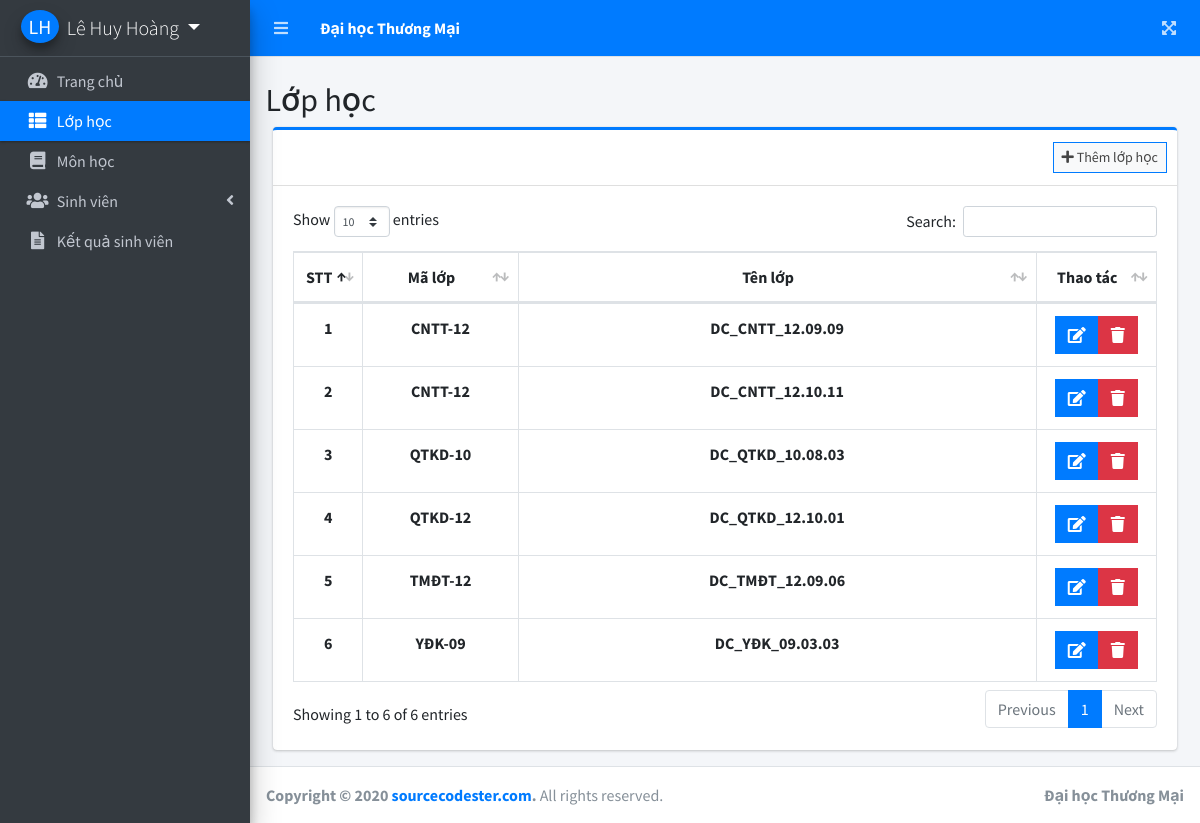
The app's page /index.php?page=classes (signed in) with its own data.
### tables this page shows
CREATE TABLE `classes` (
  `id` int(30) NOT NULL,
  `level` varchar(200) NOT NULL,
  `section` varchar(200) NOT NULL,
  `date_created` datetime NOT NULL DEFAULT current_timestamp()
);

### classes.php (the view, shortened to what this page needs)
<?php include 'db_connect.php' ?>
<br>
<h2>Lớp học</h2>
<div class="col-lg-12">
	<div class="card card-outline card-primary">
		<div class="card-header">
			<div class="card-tools">
				<a class="btn btn-block btn-sm btn-default btn-flat border-primary new_class" href="javascript:void(0)"><i class="fa fa-plus"></i> Thêm lớp học</a>
			</div>
		</div>
		<div class="card-body">
			<table class="table tabe-hover table-bordered" id="list">
				<colgroup>
					<col width="8%">
					<col width="18%">
					<col width="60%">
				</colgroup>
				<thead>
					<tr>
						<th class="text-center">STT</th>
						<th class="text-center">Mã lớp</th>
						<th class="text-center">Tên lớp</th>
						<th class="text-center">Thao tác</th>
					</tr>
				</thead>
				<tbody>
					<?php
					$i = 1;
					$qry = $conn->query("SELECT * FROM classes order by level asc, section asc ");
					while ($row = $qry->fetch_assoc()) :
					?>
						<tr>
							<th class="text-center"><?php echo $i++ ?></th>
							<td class="text-center"><b><?php echo $row['level'] ?></b></td>
							<td class="text-center"><b><?php echo $row['section'] ?></b></td>
							<td class="text-center">
								<div class="btn-group">
									<a href="javascript:void(0)" data-id='<?php echo $row['id'] ?>' class="btn btn-primary btn-flat manage_class">
										<i class="fas fa-edit"></i>
									</a>
									<button type="button" class="btn btn-danger btn-flat delete_class" data-id="<?php echo $row['id'] ?>">
										<i class="fas fa-trash"></i>
									</button>
								</div>
							</td>
						</tr>
					<?php endwhile; ?>
				</tbody>
			</table>
		</div>
	</div>
</div>

### records on screen
classes: level "CNTT-12", section "DC_CNTT_12.09.09"
classes: level "CNTT-12", section "DC_CNTT_12.10.11"
classes: level "QTKD-10", section "DC_QTKD_10.08.03"
classes: level "QTKD-12", section "DC_QTKD_12.10.01"
classes: level "TMĐT-12", section "DC_TMĐT_12.09.06"
classes: level "YĐK-09", section "DC_YĐK_09.03.03"

### other values on screen
$_SESSION['system']['name'] "Đại học Thương Mại"
$_SESSION['login_firstname'] . ' ' . $_SESSION['login_lastname'] "Lê Huy Hoàng"
